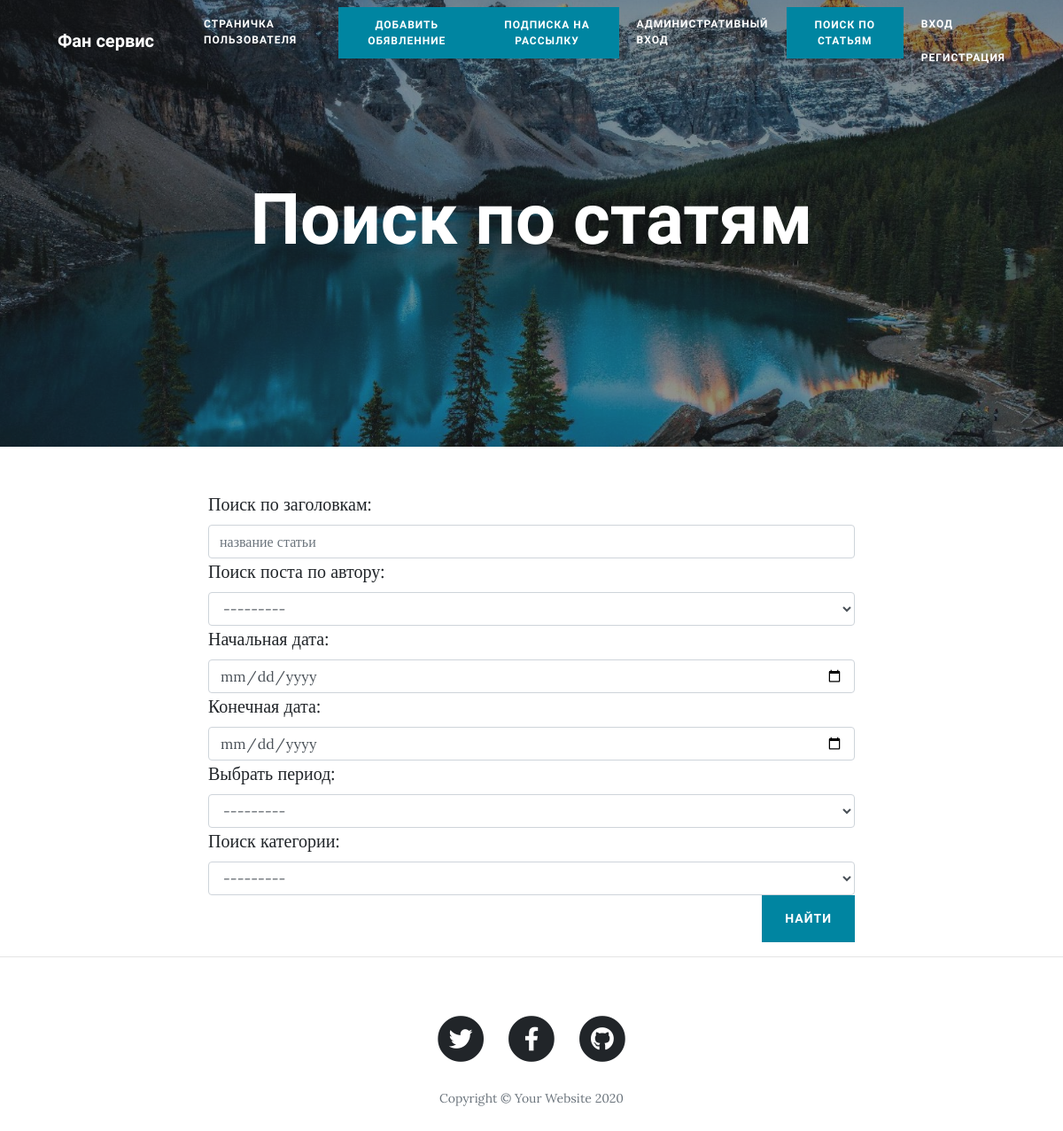
The page /search/ on the database as committed earlier.
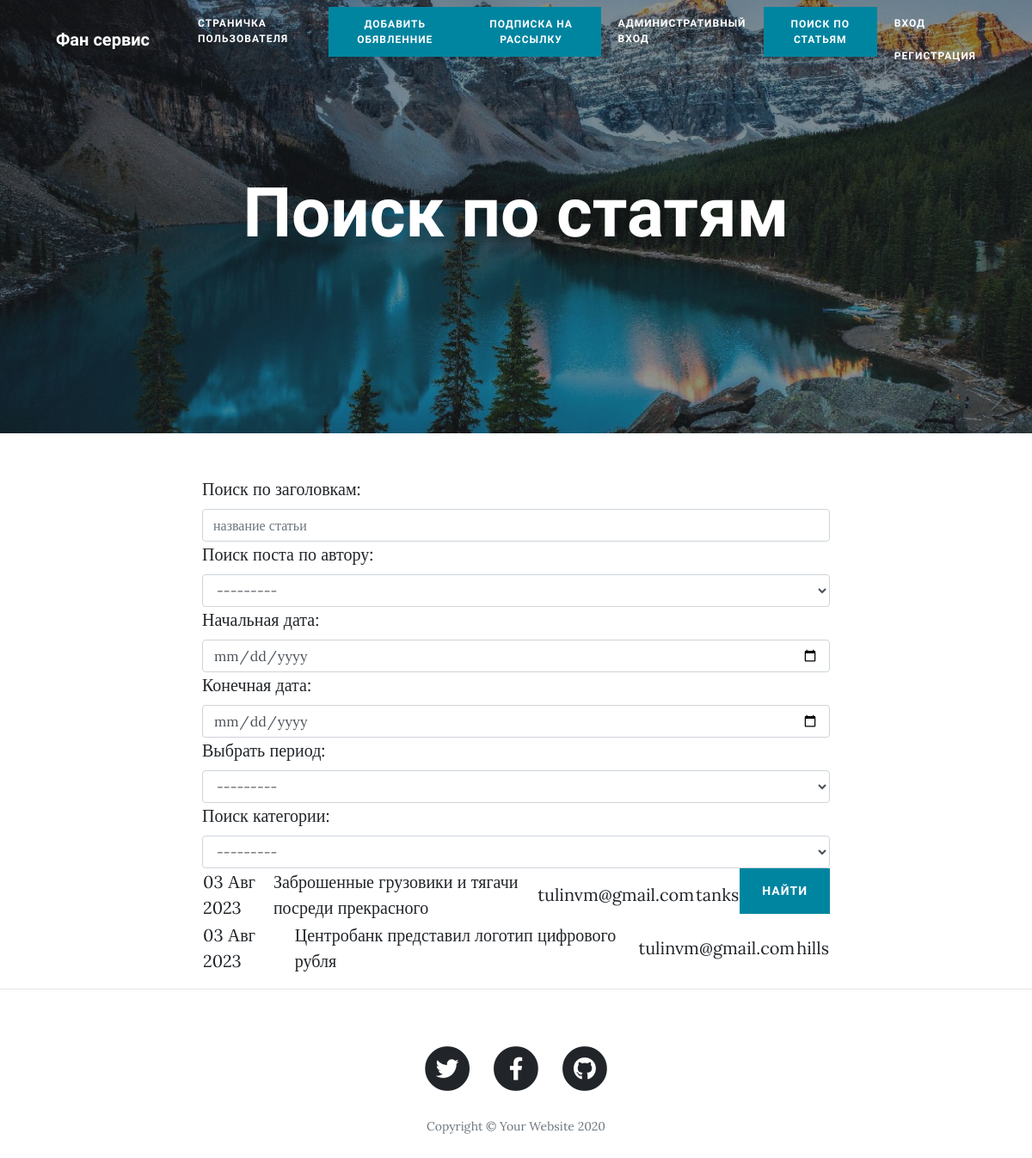
The same page on the database as committed later.
### bulletin/models.py (models this page shows, shortened)
class Declaration(models.Model):
    user = models.ForeignKey(AUTH_USER_MODEL, verbose_name='Пользыватель', on_delete=models.CASCADE)
    title = models.CharField('Заголовок', max_length=100)
    text = models.TextField('Описание')
    category = models.ForeignKey(Category, verbose_name='категория', on_delete=models.CASCADE)
    date_create = models.DateTimeField(auto_now_add=True, verbose_name='Дата пуболткации')
    response = models.ManyToManyField(AUTH_USER_MODEL, related_name='post_response', )
    accepted_response = models.ManyToManyField(AUTH_USER_MODEL, related_name='post_accepted_response', )
    file = models.FileField('Файл', upload_to="bulletin_file/", blank=True, null=True)
    image = models.ImageField('Изобнажение', upload_to="image/", blank=True, null=True)
    class Meta:
        verbose_name = "Обявление"
        verbose_name_plural = "Обявления"

class Category(models.Model):
    tanks = 'tanks'
    hills = 'hills'
    dd = 'dd'
    Merchants = 'Merchants'
    Guildmasters = 'Guildmasters'
    Questgivers = 'Questgivers'
    Blacksmiths = 'Blacksmiths'
    Tanners = 'Tanners'
    Zelievars = 'Zelievars'
    SpellMasters = 'SpellMasters'
    Categories = [(tanks, 'Танки'),
                  (hills, 'Хилы'),
                  (dd, 'ДД'),
                  (Merchants, 'Торговцы'),
                  (Guildmasters, 'Гилдмастеры'),
                  (Questgivers, 'Квестгиверы'),
                  (Blacksmiths, 'Кузнецы'),
                  (Tanners, 'Кожевники'),
                  (Zelievars, 'Зельевары'),
                  (SpellMasters, 'Мастера заклинаний')]
    name = models.CharField("Категория", max_length=25, choices=Categories, default=tanks, unique=True)
    def __str__(self):
        return self.name
    class Meta:
        verbose_name = "Категория"
        verbose_name_plural = "Категории"

### users/models.py (models this page shows)
class CustomUser(AbstractUser):
    avatar = models.ImageField(upload_to='accounts/image/%Y/%m/%d',blank=True,verbose_name='Аватар')

### bulletin/views.py (the view)
# urls.py: path('search/', DeclarationSearch.as_view(), name='search'),
class DeclarationSearch(ListView):
    model = Declaration
    template_name = 'search.html'
    context_object_name = 'search'
    def get_context_data(self, **kwargs):
        context = super().get_context_data(**kwargs)
        context['filter'] = DaclarationFilter(self.request.GET, queryset=self.get_queryset())
        return context

### templates/search.html (shortened to what this page needs)
{% extends 'base.html' %}
{% block title2 %}
            <h1>Поиск по статям</h1>
{% endblock title2 %}
{% block content %}
<form method="GET">
    {{filter.form}}
    <input class="btn btn-primary float-right" type="submit" value="найти">
</form>
{% for Dec in filter.qs %}
<a href="{% url 'declaration' Dec.id %}">
<table>
    <tr>
        <td>
            {{ Dec.date_create|date:'d M Y' }}
        </td>
        <td>
            {{ Dec.title|truncatechars:50 }}
        </td>
        <td>
            {{ Dec.user }}
        </td>
        <td>
            {{Dec.category}}
        </td>
    </tr>
</table>
    </a>
{% endfor %}
{% endblock content %}

Rows that differ between the two databases and show on the page:
added Declaration: date_create "03 Авг 2023", title "Заброшенные грузовики и тягачи посреди прекрасного", user "tulinvm@gmail.com", category "tanks"
added Declaration: date_create "03 Авг 2023", title "Центробанк представил логотип цифрового рубля", user "tulinvm@gmail.com", category "hills"
